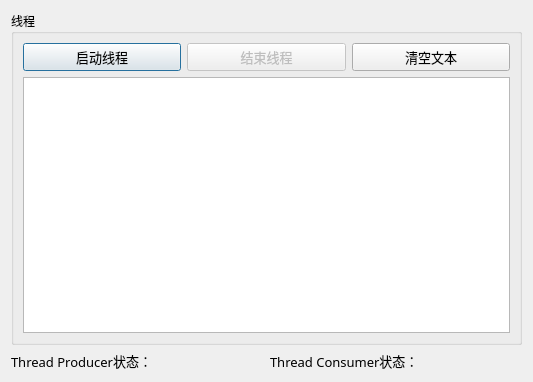
<?xml version="1.0" encoding="UTF-8"?>
<ui version="4.0">
 <class>Dialog</class>
 <widget class="QDialog" name="Dialog">
  <property name="geometry">
   <rect>
    <x>0</x>
    <y>0</y>
    <width>533</width>
    <height>382</height>
   </rect>
  </property>
  <property name="windowTitle">
   <string>Dialog</string>
  </property>
  <layout class="QVBoxLayout" name="verticalLayout_2">
   <item>
    <widget class="QGroupBox" name="groupBox">
     <property name="font">
      <font>
       <family>微软雅黑</family>
      </font>
     </property>
     <property name="title">
      <string>线程</string>
     </property>
     <layout class="QVBoxLayout" name="verticalLayout">
      <item>
       <layout class="QHBoxLayout" name="horizontalLayout">
        <item>
         <widget class="QPushButton" name="btnStartThread">
          <property name="font">
           <font>
            <pointsize>10</pointsize>
           </font>
          </property>
          <property name="text">
           <string>启动线程</string>
          </property>
         </widget>
        </item>
        <item>
         <widget class="QPushButton" name="btnStopThread">
          <property name="enabled">
           <bool>false</bool>
          </property>
          <property name="font">
           <font>
            <pointsize>10</pointsize>
           </font>
          </property>
          <property name="text">
           <string>结束线程</string>
          </property>
          <property name="checkable">
           <bool>false</bool>
          </property>
         </widget>
        </item>
        <item>
         <widget class="QPushButton" name="btnClear">
          <property name="font">
           <font>
            <pointsize>10</pointsize>
           </font>
          </property>
          <property name="text">
           <string>清空文本</string>
          </property>
         </widget>
        </item>
       </layout>
      </item>
      <item>
       <widget class="QPlainTextEdit" name="plainTextEdit"/>
      </item>
     </layout>
    </widget>
   </item>
   <item>
    <layout class="QHBoxLayout" name="horizontalLayout_3">
     <item>
      <widget class="QLabel" name="LabA">
       <property name="font">
        <font>
         <family>微软雅黑</family>
         <pointsize>10</pointsize>
        </font>
       </property>
       <property name="text">
        <string>Thread Producer状态：</string>
       </property>
      </widget>
     </item>
     <item>
      <widget class="QLabel" name="LabB">
       <property name="font">
        <font>
         <family>微软雅黑</family>
         <pointsize>10</pointsize>
        </font>
       </property>
       <property name="text">
        <string>Thread Consumer状态：</string>
       </property>
      </widget>
     </item>
    </layout>
   </item>
  </layout>
 </widget>
 <resources/>
 <connections/>
</ui>
